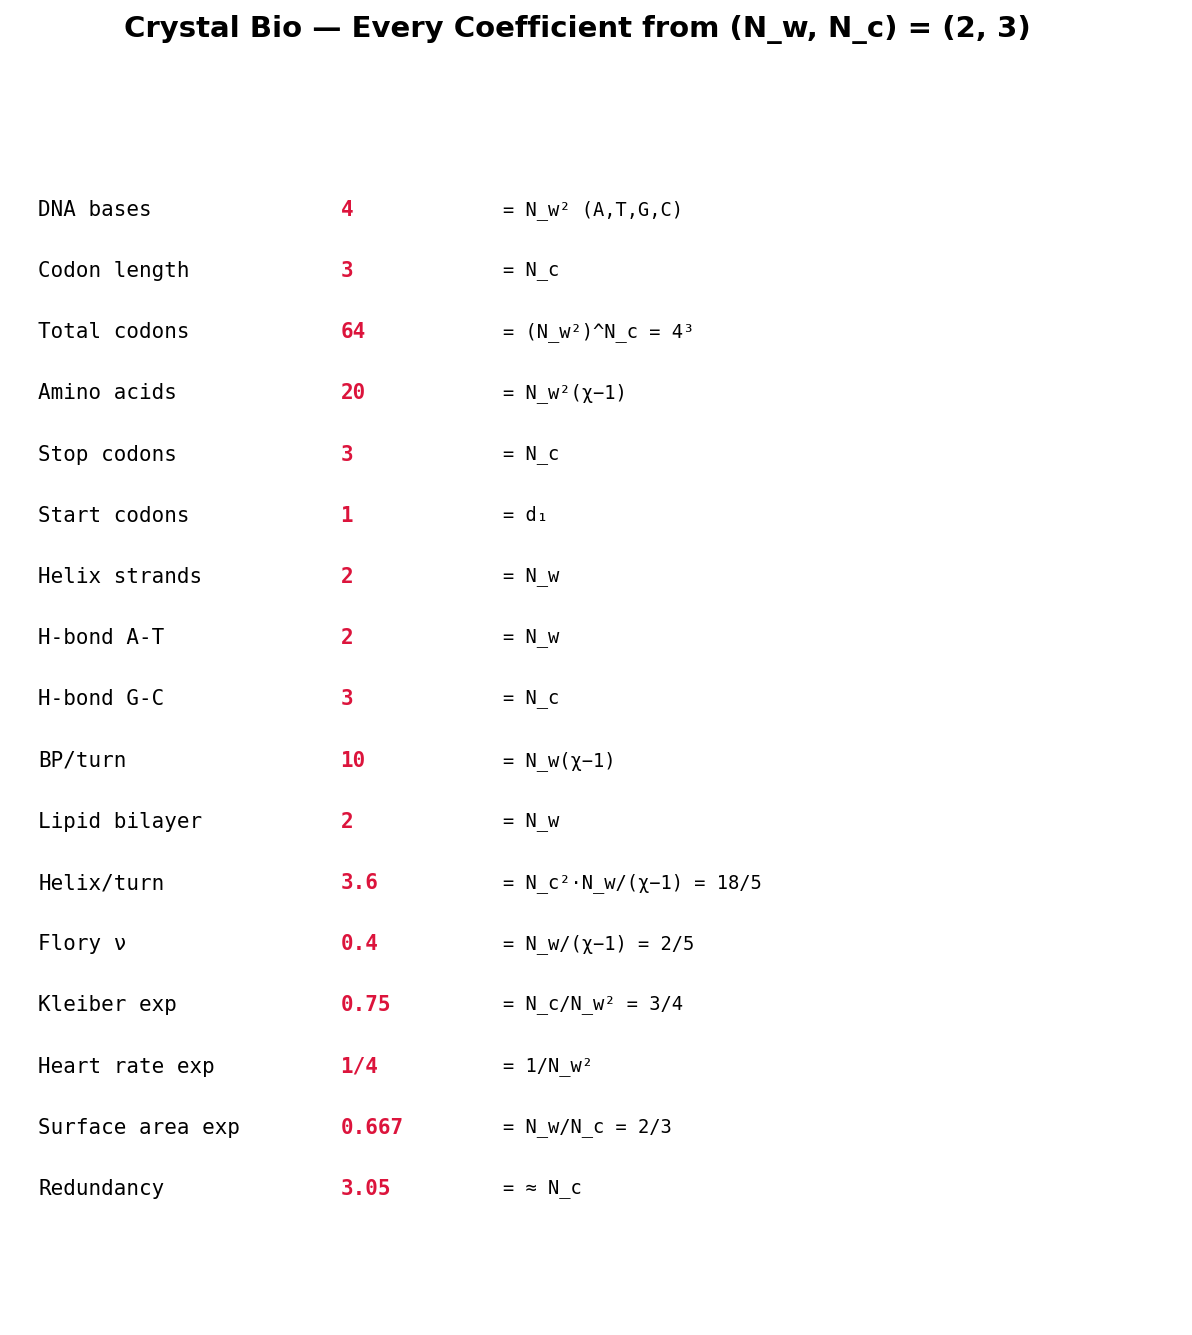

Write Python code to recreate this figure.
#!/usr/bin/env python3
# Copyright (c) 2026 Daland Montgomery
# SPDX-License-Identifier: AGPL-3.0-or-later

"""Crystal Bio — Every Integer Dashboard"""
import crystal_toe as ct
import matplotlib.pyplot as plt

toe = ct.Toe(); bio = toe.bio()
fig, ax = plt.subplots(figsize=(10, 10))
fig.suptitle(f"Crystal Bio — Every Coefficient from (N_w, N_c) = ({bio.n_w()}, {bio.n_c()})",
             fontsize=14, fontweight='bold')
ax.axis('off')
rows = [
    ("DNA bases",        str(bio.dna_bases()),      "N_w² (A,T,G,C)"),
    ("Codon length",     str(bio.codon_len()),      "N_c"),
    ("Total codons",     str(bio.codons()),          "(N_w²)^N_c = 4³"),
    ("Amino acids",      str(bio.amino_acids()),    "N_w²(χ−1)"),
    ("Stop codons",      str(bio.stop_codons()),    "N_c"),
    ("Start codons",     str(bio.start_codons()),   "d₁"),
    ("Helix strands",    str(bio.helix_strands()),  "N_w"),
    ("H-bond A-T",       str(bio.hbond_at()),       "N_w"),
    ("H-bond G-C",       str(bio.hbond_gc()),       "N_c"),
    ("BP/turn",          str(bio.bp_per_turn()),    "N_w(χ−1)"),
    ("Lipid bilayer",    str(bio.lipid_layers()),   "N_w"),
    ("Helix/turn",       f"{bio.helix_per_turn():.1f}", "N_c²·N_w/(χ−1) = 18/5"),
    ("Flory ν",          f"{bio.flory_nu():.1f}",   "N_w/(χ−1) = 2/5"),
    ("Kleiber exp",      f"{bio.kleiber_exponent():.2f}", "N_c/N_w² = 3/4"),
    ("Heart rate exp",   f"1/{int(1/bio.heart_rate_exponent())}", "1/N_w²"),
    ("Surface area exp", f"{bio.surface_exponent():.3f}", "N_w/N_c = 2/3"),
    ("Redundancy",       f"{bio.codon_redundancy():.2f}", "≈ N_c"),
]
for i, (name, val, origin) in enumerate(rows):
    y = 0.97 - i * 0.053
    ax.text(0.02, y, name, fontsize=10, fontfamily='monospace', va='top', transform=ax.transAxes)
    ax.text(0.28, y, val, fontsize=10, fontfamily='monospace', va='top',
            fontweight='bold', color='crimson', transform=ax.transAxes)
    ax.text(0.42, y, f'= {origin}', fontsize=9, fontfamily='monospace',
            va='top', transform=ax.transAxes)
plt.savefig('bio_integers.png', dpi=150, bbox_inches='tight'); plt.show()
